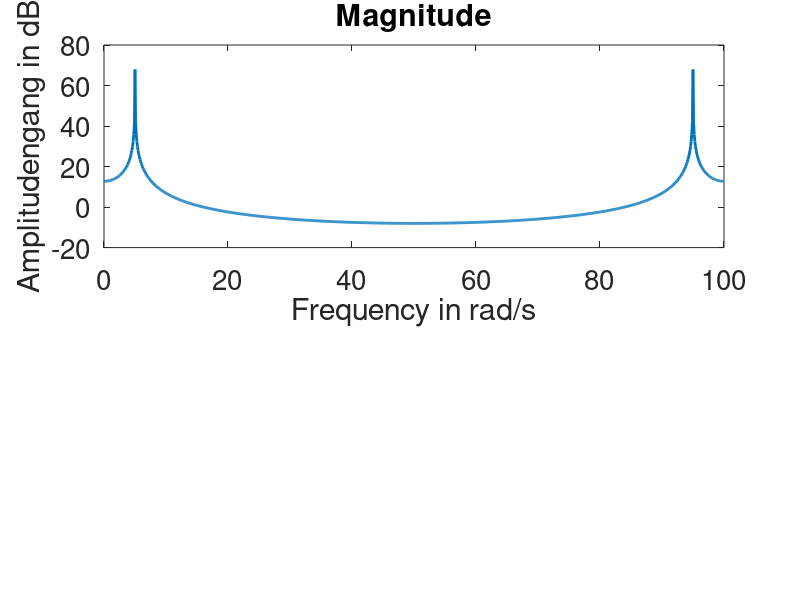

Recreate this plot in MATLAB. (Note: this script raises an error after producing the figure.)
%% 1.Aufgabe - Sinussignal bilden    
phi = pi/3;
f= 50;
t = linspace(0,1,1000);
i_d = 5;
signal = i_d*sin(2*pi*f*t + phi);

h = figure();
plot(t,signal);
set(h,'DefaultAxesFontSize',20);
set(h,'DefaultTextFontSize',20);
set(h,'DefaultLineMarkersize',18);
set(h,'DefaultLineLineWidth',2);
xlabel('Zeit');
ylabel('Amplitude');

%% Fenstern - Leckeffekt

K = find(signal==4.89106467566604);

% shift = (180/3)/(2*180*f);
% period = 1/f;
% period1 = period - shift;
% periodlast = 1-shift;
% 
% index1= period1*10000;
% indexlast = periodlast*10000;
% 
% timefenster = t(index1:indexlast);
% signalfenster = signal(index1:indexlast);
% 
% plot(timefenster,signalfenster);
% 



%% Amplitude und Phase mit DFT bestimmen

DFT = fft(signal);
Amp = 20*log10(abs(DFT));
Phase = unwrap(angle(DFT));

f = (0:length(DFT)-1)*100/length(DFT);        % Frequency vector

subplot(2,1,1)
plot(f,Amp)
title('Magnitude')
xlabel('Frequency in rad/s');
ylabel('Amplitudengang in dB');
ax = gca;
ax.XTick = [5 15 30 45 60 75 90 95];
set(h,'DefaultAxesFontSize',20);
set(h,'DefaultTextFontSize',20);
set(h,'DefaultLineMarkersize',18);
set(h,'DefaultLineLineWidth',2);
grid on;


subplot(2,1,2)
plot(f,Phase)
title('Phase')
xlabel('Frequency in rad/s');
ylabel('Phasengang');
ax = gca;
ax.XTick = [5 15 30 45 60 75 90 95];
set(h,'DefaultAxesFontSize',20);
set(h,'DefaultTextFontSize',20);
set(h,'DefaultLineMarkersize',18);
set(h,'DefaultLineLineWidth',2);
grid on;
 
%% Aufgabe 3


i45 = stromPhasSchnitt(5,50,pi/4,t);
i60 = stromPhasSchnitt(5,50,pi/3,t);

DFT45 = fft(i45);
Amp45 = 20*log10(abs(DFT45));
Phase45 = unwrap(angle(DFT45));

f45 = (0:length(DFT45)-1)*100/length(DFT45);        % Frequency vector


h = figure();
subplot(2,1,1)
plot(f45,Amp45)
title('Magnitude');
xlabel('Frequency in Hz');
ylabel('Amplitudengang in dB');
ax = gca;
ax.XTick = [5 15 30 45 60 75 90 95];
grid on;


subplot(2,1,2)
plot(f45,Phase45)
title('Phase');
xlabel('Frequency in Hz');
ylabel('Phasengang');
ax = gca;
ax.XTick = [5 15 30 45 60 75 90 95];
grid on;

DFT60 = fft(i60);
Amp60 = 20*log10(abs(DFT60));
Phase60 = unwrap(angle(DFT60));

f60 = (0:length(DFT60)-1)*100/length(DFT60);        % Frequency vector


g = figure();
subplot(2,1,1)
plot(f60,Amp60)
title('Magnitude');
xlabel('Frequency in Hz');
ylabel('Amplitudengang in dB');
ax = gca;
ax.XTick = [5 15 30 45 60 75 90 95];
grid on;


subplot(2,1,2)
plot(f60,Phase60)
title('Phase');
xlabel('Frequency in Hz');
ylabel('Phasengang');
ax = gca;
ax.XTick = [5 15 30 45 60 75 90 95];
grid on;



